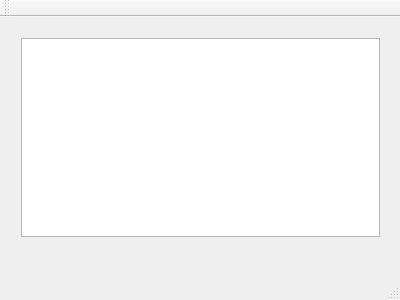
<?xml version="1.0" encoding="UTF-8"?>
<ui version="4.0">
 <class>MainWindow</class>
 <widget class="QMainWindow" name="MainWindow">
  <property name="geometry">
   <rect>
    <x>0</x>
    <y>0</y>
    <width>400</width>
    <height>300</height>
   </rect>
  </property>
  <property name="minimumSize">
   <size>
    <width>400</width>
    <height>300</height>
   </size>
  </property>
  <property name="windowTitle">
   <string>MyTextAdventureEditor</string>
  </property>
  <widget class="QWidget" name="centralWidget">
   <property name="enabled">
    <bool>true</bool>
   </property>
   <property name="sizePolicy">
    <sizepolicy hsizetype="Expanding" vsizetype="Expanding">
     <horstretch>0</horstretch>
     <verstretch>0</verstretch>
    </sizepolicy>
   </property>
   <property name="minimumSize">
    <size>
     <width>400</width>
     <height>244</height>
    </size>
   </property>
   <property name="maximumSize">
    <size>
     <width>1024</width>
     <height>1024</height>
    </size>
   </property>
   <property name="sizeIncrement">
    <size>
     <width>0</width>
     <height>0</height>
    </size>
   </property>
   <property name="layoutDirection">
    <enum>Qt::LeftToRight</enum>
   </property>
   <widget class="QWidget" name="verticalLayoutWidget">
    <property name="geometry">
     <rect>
      <x>10</x>
      <y>10</y>
      <width>381</width>
      <height>221</height>
     </rect>
    </property>
    <layout class="QVBoxLayout" name="verticalLayout">
     <item>
      <widget class="QListWidget" name="lstRoomTitles"/>
     </item>
    </layout>
   </widget>
  </widget>
  <widget class="QMenuBar" name="menuBar">
   <property name="geometry">
    <rect>
     <x>0</x>
     <y>0</y>
     <width>400</width>
     <height>22</height>
    </rect>
   </property>
  </widget>
  <widget class="QToolBar" name="mainToolBar">
   <attribute name="toolBarArea">
    <enum>TopToolBarArea</enum>
   </attribute>
   <attribute name="toolBarBreak">
    <bool>false</bool>
   </attribute>
  </widget>
  <widget class="QStatusBar" name="statusBar"/>
 </widget>
 <layoutdefault spacing="6" margin="11"/>
 <resources/>
 <connections/>
</ui>
